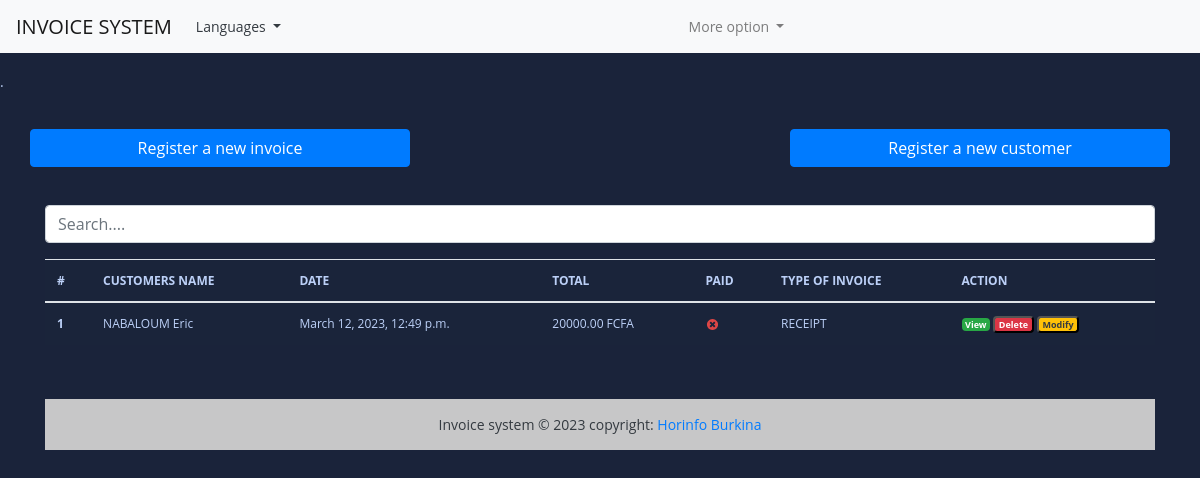
/, run on an earlier commit of the app's database.
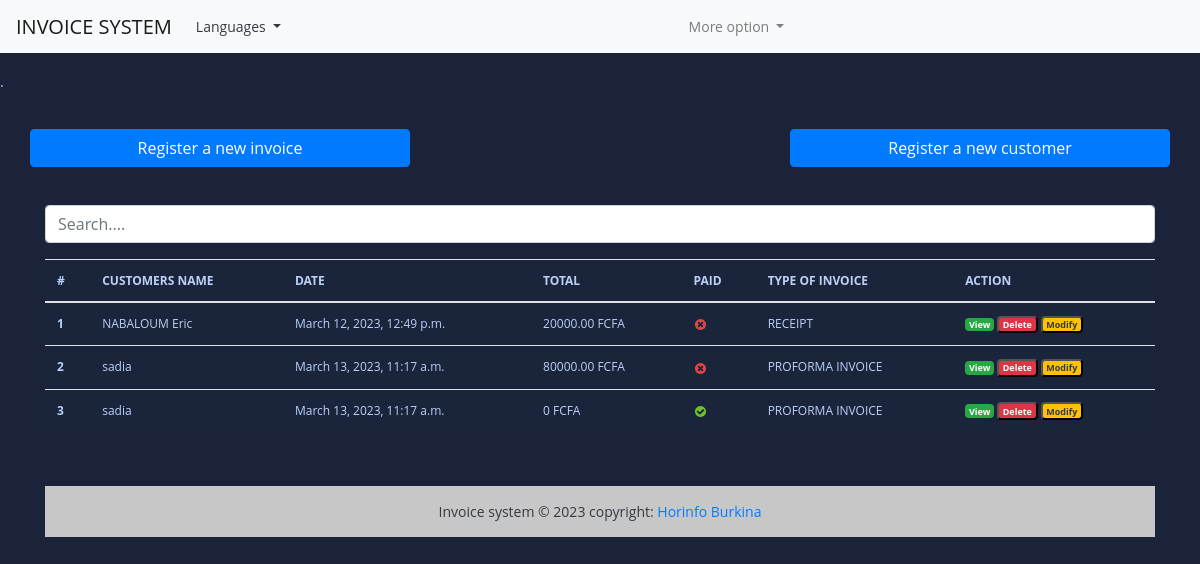
And on a later commit of the database.
### fact_app/models.py (models this page shows, shortened)
class Invoice(models.Model):
        INVOICE_TYPE = (
            ('R', 'RECEIPT'),
            ('P', 'PROFORMA INVOICE'),
            ('I', 'INVOICE')
        )
        customer = models.ForeignKey(Customer, on_delete=models.PROTECT)
        save_by = models.ForeignKey(User, on_delete=models.PROTECT)
        invoice_date_time = models.DateTimeField(auto_now_add=True)
        total = models.DecimalField(max_digits=10000, decimal_places=2)
        last_updated_date = models.DateTimeField(null=True, blank=True)
        paid = models.BooleanField(default=False)
        invoice_type = models.CharField(max_length=1, choices=INVOICE_TYPE)
        comments = models.TextField(null=False, max_length=500, blank=True)
        class Meta:
            verbose_name = "Invoice"
            verbose_name_plural = "Invoices"
        @property
        def get_total(self):
            articles = self.article_set.all()
            total = sum(article.get_total for article in articles)
            return total

class Customer(models.Model):
    SEX_TYPES = (
                ('M','Masculin'),
                ('F','Feminin'),
    )
    OPTION_TYPES = (
                ('P','Preniuim'),
                ('S','Sylver'),
                ('G','Gold'),
    )
    name = models.CharField(max_length=132)
    email = models.EmailField()
    phone = models.CharField(max_length=8)
    address =models.CharField(max_length=64)
    sex = models.CharField(max_length=1, choices=SEX_TYPES)
    age = models.CharField(max_length=12)
    city = models.CharField(max_length=100)
    zip = models.CharField(max_length=1, choices=OPTION_TYPES)
    created_date = models.DateTimeField(auto_now_add=True)
    save_by = models.ForeignKey(User, on_delete=models.PROTECT)
    class Meta:
        verbose_name = "Customer"
        verbose_name_plural = "Customers"

class Article(models.Model):
        invoice = models.ForeignKey(Invoice, on_delete=models.CASCADE)
        name = models.CharField(max_length=60)
        quantity = models.IntegerField()
        unit_price = models.DecimalField(max_digits=1000, decimal_places=2)
        total = models.DecimalField(max_digits=1000, decimal_places=2)
        class Menu:
                verbose_name= "Article"
                verbose_name_plural= "Articles"
        @property
        def get_total(self):
            total = self.quantity * self.unit_price
            return total

### fact_app/views.py (the view, shortened to what this page needs)
# urls.py: path('', views.HomeView.as_view(), name='home'),
class HomeView(View):
    templates_name = 'index.html'
    invoices = Invoice.objects.select_related('customer', 'save_by').all()
    context = {
        'invoices': invoices
    }
    def get(self, request, *args, **kwags):
        return render(request, self.templates_name, self.context)

### templates/index.html (shortened to what this page needs)
{% extends "base.html" %}
{% load static %}
{% block content %}
<br><br>
<div class="row">
   <a href="{% url 'add-invoice' %}" class="btn col-md-4 btn-primary">
      Register a new invoice
   </a>
   <a href='#' class="col-md-4">
   </a>
   <a href="{% url 'add-customer' %}" class="btn col-md-4 btn-primary">
        Register a new customer
   </a>
</div>
<br> <br>
<div class="form-group ">
   <input id="search" class="form-control" type="text" placeholder="Search....">
</div>
<div>
   <table class="table table-striped-columns">
      <thead>
         <tr>
            <th scope="col">#</th>
            <th scope="col">CUSTOMERS NAME</th>
            <th scope="col">DATE</th>
            <th scope="col">TOTAL</th>
            <th scope="col">PAID</th>
            <th scope="col">TYPE OF INVOICE</th>
            <th scope="col">ACTION</th>
         </tr>
      </thead>
      <tbody id="myTable">
         {% if invoices %}
         {% for facture in invoices %}
         <tr>
            <th scope="row">{{ facture.pk }}</th>
            <td>{{facture.customer.name}}</td>
            <td>{{facture.invoice_date_time}}</td>
            <td>{{facture.get_total}}  FCFA</td>
            <td>
               {% if facture.paid %}
               <img src="{% static 'images/icon-yes.svg' %}" alt="True">
               {% else %}
               <img src="{% static 'images/icon-no.svg' %}" alt="False">
               {% endif %}
            </td>
            <td>{{facture.get_invoice_type_display }}</td>
            <td>
               <a href="#" title="Detail" class="badge text-white bg-success">View</a>
               <button id="btn-invoice-sup" type="button" data-toggle="modal" data-target="#supprimer"
                  class="badge text-white bg-danger" title="Supprimer" data-id="{{ facture.pk }}"
                  data-customer="{{facture.customer.name}}">Delete
               </button>
               <button id="btn-invoice-mod" type="button" data-toggle="modal" title="Modifier" data-target="#modifier"
                  data-id="{{facture.pk}}" data-customer="{{facture.customer.name}}"
                  class="badge text-dark bg-warning">Modify
               </button>
            </td>
         </tr>
         {% endfor %}
         {% else %}
         <p class="text-center text-white">No invoice found.</p>
         {% endif %}
      </tbody>
   </table>
</div>
<br><br>
{% endblock %}

### templates/base.html (shortened to what this page needs)
<!DOCTYPE html>
{% load static %}
<html lang="en">
<head>
    <link rel="stylesheet" href="https://cdn.jsdelivr.net/npm/bootstrap@4.6.2/dist/css/bootstrap.min.css">
    <link rel="stylesheet" href="{% static 'style.css' %}">
</head>
<body>
    <header>
      <nav class="navbar navbar-expand-lg navbar-light bg-light">
        <a class="navbar-brand" href="/">INVOICE SYSTEM</a>
        <div class="collapse navbar-collapse" id="navbarSupportedContent">
          <ul class="navbar-nav mr-auto">
            <div class="nav-item dropdown">
              <a class="nav-link text-dark dropdown-toggle" href="#" id="navbarDropdown" role="button"
                data-toggle="dropdown" aria-haspopup="true" aria-expanded="false">
                Languages
              </a>
            </div>
          </ul>
        </div>
        <div class="collapse navbar-collapse" id="navbarSupportedContent">
          <ul class="navbar-nav mr-auto">
            <li class="nav-item dropdown">
              <a class="nav-link dropdown-toggle" href="#" role="button" data-toggle="dropdown" aria-expanded="false">
                More option
              </a>
            </li>
          </ul>
        </div>
      </nav>
    </header>
    <div class="container">
      <div class="wrapper">
         <br>
      </div>
    </div>.
    <div class="container">
        {% block content %}
        {% endblock content %}
       <footer class="bg-light text-center text-dark">
        <div class="text-center p-3" style='background-color: rgba(0, 0, 0, 0.2);'>
          Invoice system © 2023 copyright:
         <a href="https://horinfo.com"> Horinfo Burkina </a>
        </div>
       </footer>
    </div>
</body>
</html>

### static/style.css (style rules this page uses)
body { margin: 0; padding: 0; font: 400 .875rem 'Open Sans', sans-serif; color: #bcd0f7; background: #1A233A; position: relative; height: 100%; }
.table { background: #1a243a; color: #bcd0f7; font-size: .75rem; }

What changed in the data, as far as the page shows it:
added Invoice: pk "2", customer.name "sadia", invoice_date_time "March 13, 2023, 11:17 a.m.", get_total "80000.00", paid False (drawn), invoice_type "PROFORMA INVOICE"
added Invoice: pk "3", customer.name "sadia", invoice_date_time "March 13, 2023, 11:17 a.m.", get_total "0", paid True (drawn), invoice_type "PROFORMA INVOICE"
